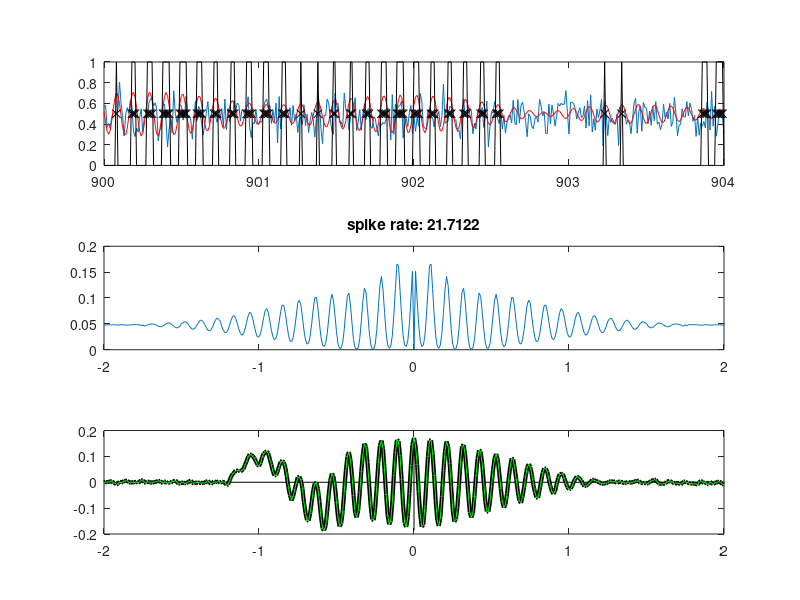

Reproduce this figure in MATLAB. (Note: this script raises an error after producing the figure.)
function lfpSim
%coupleLFP  doKernel (fact=1)
%false      false  ->  strong autocorr, no STA
%true       false  ->  strong autocorr, acausal STA, corrected is mainly fixed but still has acausal freq features
%false      true   ->  strong autocorr, STA recovers kernel, no acausal problems, corrected flips kernel and copies it acausally!
%true       true   ->  strong autocorr, STA contains kernel and acausal ring, corrected mainly fixes it but still has acausal freq features and mostly destroys kernel

close all
clc

durMins=30;
frameRate=100;

numFrames=1+durMins*60*frameRate;
stim=[normalize(randn(1,numFrames));0:1/frameRate:durMins*60];

    function in=normalize(in)
        in=in-min(in);
        in=in/max(in);
    end

lfpBand=[9 10];
coupleLFP=true;
if coupleLFP
    nyquist=frameRate/2;
    b=fir1(300,lfpBand/nyquist,'high');
    lfp=filtfilt(b,1,stim(1,:));
else
    lfp=sin(stim(2,:)*2*pi*mean(lfpBand));
end
lfp=normalize(lfp);

subplot(3,1,1)
xcDur=2;
frames=(0:2*xcDur*frameRate)+round(size(stim,2)/2);
plot(stim(2,frames),stim(1,frames))
hold on
plot(stim(2,frames),lfp(1,frames),'r')

kernel=zeros(1,xcDur*2*frameRate+1);
lims=ceil(length(kernel)*[1 2]/5);
kernel(lims(1):lims(2))=sin(linspace(0,2*pi,lims(2)-lims(1)+1));

g=normalize(conv(stim(1,:),fliplr(kernel),'same'));

subthresh=lfp;

doKernel=true;
if doKernel
    fact=1;
    subthresh=subthresh+fact*g;
end

[dist bins]=hist(subthresh,100);
spikeRate=20;
nonlin=(cumsum(dist)/length(subthresh) > 1-spikeRate/frameRate);

spks=stim(2,rand(1,size(stim,2)) < interp1(bins,nonlin,subthresh));

spks=spks(spks>xcDur & spks<max(stim(2,:))-xcDur);

plotSpks=spks(spks<=max(stim(2,frames)) & spks>=min(stim(2,frames)));
plot(plotSpks,.5*ones(1,length(plotSpks)),'kx')

exSpks=zeros(1,size(stim,2));
exSpks(interp1(stim(2,:),1:size(stim,2),spks,'nearest'))=1;

exSpksM=hist(spks,stim(2,:));

if ~doKernel || true
    if any(exSpksM~=exSpks)
        error('hist/interp err')
    end
end

if true    
    tmp=1+floor((spks-stim(2,1))*frameRate);
    exSpks=hist(tmp,1:length(stim(2,:)));
end

plot(stim(2,frames),exSpks(frames),'k')

subplot(3,1,2)
numFrames=ceil(xcDur*frameRate);

norm='biased';

[x lags]=xcorr(exSpks,numFrames,norm);
plotx=x;
plotx(ceil(length(plotx)/2))=0;
plot(lags/frameRate,plotx)
title(sprintf('spike rate: %g', length(spks)/(durMins*60)))

theseSpks=find(exSpks);

frameInds=-numFrames:numFrames;
inds=repmat(frameInds,length(theseSpks),1)+repmat(theseSpks',1,length(frameInds));

%sta=mean(stim(1,inds)); wha?  doesn't preserve shape?
tmp=stim(1,:); %shouldn't be necessary?
sta=mean(tmp(inds));
sta=(sta-mean(tmp))/std(tmp);

subplot(3,1,3)
xs=frameInds/frameRate;
plot(xs,sta,'k','LineWidth',3);
hold on
plot(zeros(1,2),[min(sta) max(sta)],'k')
plot([min(xs) max(xs)],zeros(1,2),'k')

[staX staLags]=xcorr((stim(1,:)-10^3)/10^9,exSpks,numFrames,norm);

if any(staLags~=lags)
    error('lag err')
end

plot(xs,cNorm(staX),'g');

corrected=fftshift(ifft(fft(staX)./fft(x))); 
%ok -- this might not be doing much cuz of relative scaling btw xcorr and autocorr!
%eg, shouldn't relative size of stim units compared to spike rate units matter?  maybe not w/coeff?
%but above moving of stim has no effect, so this must be accounted for, but i don't see how in the def of xcorr.
%i'm not clear why we don't want the crosscovariance, which would first remove the means
%according to matlab doc, crosscov = crosscor - prod(means), but i don't know what happend to the cross terms

if any(~isreal(corrected))
    error('complex err')
end

plot(xs,cNorm(corrected),'r')

if doKernel
    plot(xs,cNorm(kernel),'b')
end

xlim([min(xs) max(xs)])

    function in=cNorm(in)
        in=in-min(in);
        in=in/max(in);
        in=in*range(sta);
        in=in+min(sta);
    end

end